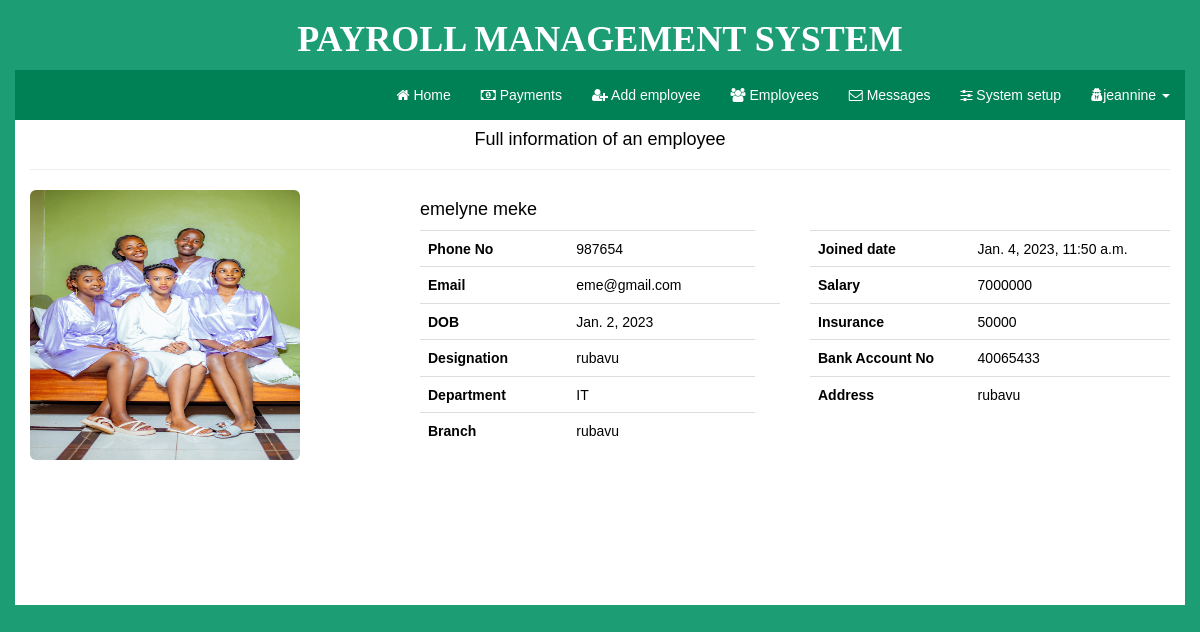
The app's page /view/3 (signed in) with its own data.
### payroll_sub/models.py (models this page shows)
class Employees(models.Model):
    fname = models.CharField(max_length=255)
    lname = models.CharField(max_length=255)
    dob = models.DateField()
    gender = models.CharField(max_length=255)
    phonenumber = models.IntegerField(default=0)
    email = models.CharField(max_length=255)
    address = models.CharField(max_length=255)
    image = models.ImageField()
    branch = models.CharField(max_length=255)
    destination = models.CharField(max_length=255)
    department = models.CharField(max_length=255)
    joineddate = models.DateTimeField(auto_now_add = True)
    salary = models.IntegerField(default=0)
    assurance = models.CharField(max_length=255)
    bankaccountno = models.CharField(max_length=255)

### payroll_sub/views.py (the view)
# urls.py: path('view/<int:id>',views.view,name="view"),
@login_required(login_url='login')
def view(request,id):
    selectall = Employees.objects.get(id=id)
    return render(request,'view.html',{"data":selectall})

### templates/view.html (shortened to what this page needs)
{%  load static %}
<!DOCTYPE html>
<html lang="en">
<head>
<link rel="stylesheet" type="text/css" href="{% static 'bootstrap/css/bootstrap.min.css' %}">
<link rel="stylesheet" type="text/css" href="{% static 'js/font-awesome/css/font-awesome.min.css' %}">
<link rel="stylesheet" type="text/css" href=" {% static 'css/custom-styles.css' %}">
</head>
<body>
<div class="container">
    <header>
        <div class="row outer visible-md visible-lg title"><h1 style="font-weight:bold;"> PAYROLL MANAGEMENT SYSTEM </h1></div>
    </header>
    <div class="row">
        <nav class="navbar navbar-default">
                <div class="navbar-collapse collapse ">
                    <ul class="nav navbar-nav navbar-right menus">
                        <li ><a href="{%  url 'home' %}"><i class="fa fa-home"></i> Home</a></li>
                        <li ><a href="{%  url 'payment' %}"><i class="fa fa-money"></i> Payments</a></li>
                        <li ><a href="{%  url 'addemployee' %}"><i class="fa fa-user-plus"></i> Add employee</a></li>
                        <li ><a href="{%  url 'employees' %}"><i class="fa fa-users"></i> Employees</a></li>
                        <li ><a href="{%  url 'message' %}"><i class="fa fa-envelope-o"></i> Messages</a></li>
                        <li ><a href="{%  url 'setting' %}"><i class="fa fa-sliders"></i> System setup</a></li>
                        <li>
                            <a href="#" data-toggle="dropdown" data-target="dropdown-menu" data-placement="right"><i class="fa fa-user-secret"></i>{{user.username}} <span class="caret"></span></a>
                        </li>
                    </ul>
                </div>
        </nav>
        </div>
        <div class="row body outer">
<div class="row">
	<div class="col-md-12">
		<div class="col-md-12 text-center"><h4>Full information of an employee<hr></h4></div>
		<div class="col-md-4 text-center">
			<a href="#"><img style="height:270px;width:270px;" src="../media/{{data.image}}" class="img-rounded img-responsive pic" /></a>
		</div>
		<div class="col-md-8">
			<h4 class="active" data-title="">{{data.fname}} {{data.lname}}</h4>
		</div>
		<div class="col-md-4">
			<table class="table table-hover table-striped">
				<tr><tr><th>Phone No </th><td>{{data.phonenumber}}</td></tr></tr>
				<tr><tr><th>Email </th><td>{{data.email}}</td></tr></tr>
				<tr><tr><th>DOB </th><td>{{data.dob}}<td></tr></tr>
				<tr><tr><th>Designation </th><td>{{data.destination}}</td></tr></tr>
				<tr><tr><th>Department </th><td>{{data.department}}</td></tr></tr>
				<tr><tr><th>Branch </th><td>{{data.branch}}</td></tr></tr>
			</table>
		</div>
		<div class="col-md-4">
			<table class="table table-hover table-striped">
				<tr><tr><th>Joined date </th><td>{{data.joineddate}}</td></tr></tr>
				<tr><tr><th>Salary </th><td>{{data.salary}}</td></tr></tr>
				<tr><tr><th>Insurance </th><td>{{data.assurance}}</td></tr></tr>
				<tr><tr><th>Bank Account No </th><td>{{data.bankaccountno}}</td></tr></tr>
				<tr><tr><th>Address </th><td>{{data.address}}</td></tr></tr>
			</table>
		</div>
	</div>
</div>
    </body>
    </html>

### static/css/custom-styles.css (style rules this page uses)
body { overflow-x: hidden; color: #000; padding-bottom: 0px; margin-bottom: 0px; font-family: sans-serif; color: #000; background-color: #1d9d74; }
.navbar { margin-bottom: 0px;border-radius:0px; border-left:1px solid rgba(0,0,0,0.3);border-right:1px solid rgba(0,0,0,0.3); border-bottom: 1px solid rgba(0,0,0,0.3); position: static; z-index: 999; }
header h1 { text-align: center; font-family: Yu Gothic Light; }
header .row { background-color: #1d9d74; color: #fff; }
.body { min-height: 485px; background-color: #fff; }
.navbar-default { background-color:#008055; border: none; color: #fff; }
.navbar-default .navbar-nav>li>a { border: none; color: #fff; }

### templates/view.html (style rules this page uses)
.footerr,.nav, .btn { display: none; }
* { top: 0px; font-size: 12px; }

### records on screen
Employees: image (picture), fname "emelyne", lname "meke", phonenumber "987654", email "eme@gmail.com", dob "Jan. 2, 2023", destination "rubavu", department "IT", branch "rubavu", joineddate "Jan. 4, 2023, 11:50 a.m.", salary "7000000", assurance "50000", bankaccountno "40065433", address "rubavu"

### other values on screen
{{ user.username }} "jeannine"
